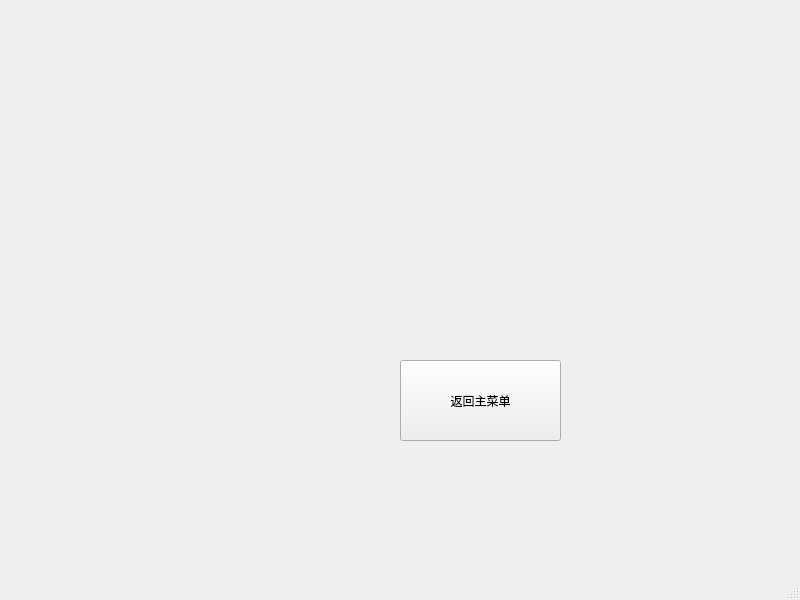
<?xml version="1.0" encoding="UTF-8"?>
<ui version="4.0">
 <class>ConfigWindow</class>
 <widget class="QMainWindow" name="ConfigWindow">
  <property name="geometry">
   <rect>
    <x>0</x>
    <y>0</y>
    <width>800</width>
    <height>600</height>
   </rect>
  </property>
  <property name="windowTitle">
   <string>MainWindow</string>
  </property>
  <widget class="QWidget" name="centralwidget">
   <widget class="QPushButton" name="btnReturn">
    <property name="geometry">
     <rect>
      <x>400</x>
      <y>360</y>
      <width>161</width>
      <height>81</height>
     </rect>
    </property>
    <property name="text">
     <string>返回主菜单</string>
    </property>
   </widget>
  </widget>
  <widget class="QMenuBar" name="menubar">
   <property name="geometry">
    <rect>
     <x>0</x>
     <y>0</y>
     <width>800</width>
     <height>22</height>
    </rect>
   </property>
  </widget>
  <widget class="QStatusBar" name="statusbar"/>
 </widget>
 <resources/>
 <connections/>
</ui>
